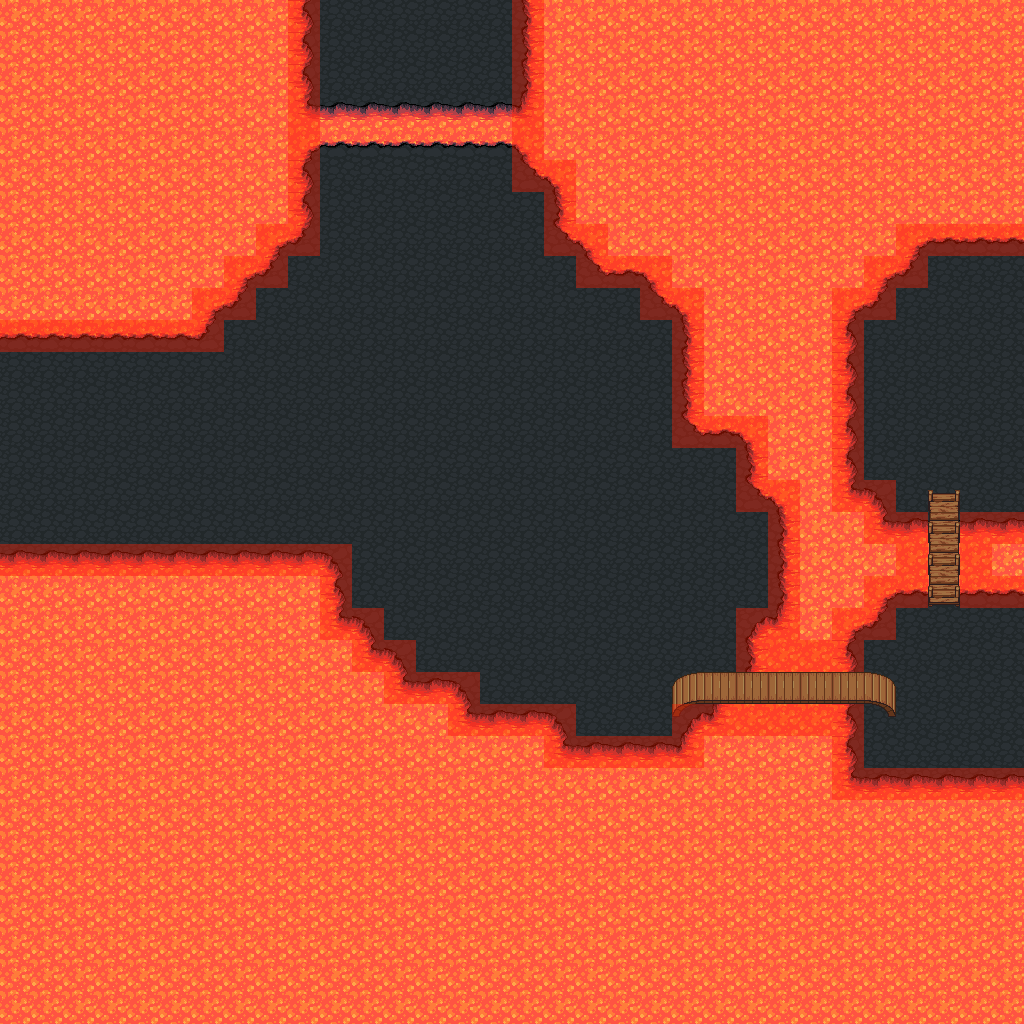

This game map was drawn from its Tiled (.tmx) file and the tilesets committed beside it. A one-line description and the trimmed map source follow:
An orthogonal 32x32 tile map with 32x32 px tiles, 3 tile layers (background, object, collision), 2 tilesets and 17 objects (13x run_once, 3x teleport, skeletonknight).

<map version="1.0" orientation="orthogonal" width="32" height="32" tilewidth="32" tileheight="32">
 <properties>
  <property name="music" value="evil_temple.ogg" />
  <property name="tileset" value="town.txt" />
  <property name="title" value="Volcano" />
 </properties>
 <tileset firstgid="1" name="tiled_collision" tilewidth="32" tileheight="32">
  <image source="tiled_collision.png" width="480" height="32" />
 </tileset>
 <tileset firstgid="16" name="generic_background" tilewidth="32" tileheight="32">
  <image source="generic_background.png" width="864" height="832" />
 </tileset>
 <layer name="background" width="32" height="32">
  <data>[1024 cells, 1024 non-empty, 14 distinct tile ids]</data>
 </layer>
 <layer name="object" width="32" height="32">
  <data>[1024 cells, 13 non-empty, 8 distinct tile ids]</data>
 </layer>
 <layer name="collision" width="32" height="32">
  <data>[1024 cells, 121 non-empty, 1 distinct tile ids]</data>
 </layer>
 <objectgroup name="enemy" width="32" height="32" />
 <objectgroup name="enemygroup" width="32" height="32">
  <object name="2 Skeleton Knights" type="skeletonknight" x="416" y="288" width="128" height="192">
   <properties>
    <property name="level" value="2,2" />
    <property name="number" value="2,2" />
   </properties>
  </object>
 </objectgroup>
 <objectgroup name="event" width="32" height="32">
  <object name="Teleport to Volcano1" type="teleport" x="0" y="352" width="32" height="192">
   <properties>
    <property name="intermap" value="volcano1.txt,30,18" />
   </properties>
  </object>
  <object name="Fire alert" type="run_once" x="320" y="160" width="192" height="96">
   <properties>
    <property name="msg" value="There might be a way to cross that small gap, but it looks deadly." />
    <property name="sfx" value="quake.ogg" />
   </properties>
  </object>
  <object name="Lava Trap" type="run_once" x="320" y="96" width="32" height="32">
   <properties>
    <property name=" " value="" />
    <property name="power" value="33" />
    <property name="power_damage" value="100,100" />
    <property name="power_path" value="0,0,10,3" />
    <property name="tooltip" value="Lava River" />
   </properties>
  </object>
  <object name="Lava Trap" type="run_once" x="352" y="96" width="32" height="32">
   <properties>
    <property name=" " value="" />
    <property name="power" value="33" />
    <property name="power_damage" value="100,100" />
    <property name="power_path" value="0,0,11,3" />
    <property name="tooltip" value="Lava River" />
   </properties>
  </object>
  <object name="Lava Trap" type="run_once" x="416" y="96" width="32" height="32">
   <properties>
    <property name=" " value="" />
    <property name="power" value="33" />
    <property name="power_damage" value="100,100" />
    <property name="power_path" value="0,0,13,3" />
    <property name="tooltip" value="Lava River" />
   </properties>
  </object>
  <object name="Lava Trap" type="run_once" x="384" y="96" width="32" height="32">
   <properties>
    <property name=" " value="" />
    <property name="power" value="33" />
    <property name="power_damage" value="100,100" />
    <property name="power_path" value="0,0,12,3" />
    <property name="tooltip" value="Lava River" />
   </properties>
  </object>
  <object name="Lava Trap" type="run_once" x="448" y="96" width="32" height="32">
   <properties>
    <property name=" " value="" />
    <property name="power" value="33" />
    <property name="power_damage" value="100,100" />
    <property name="power_path" value="0,0,14,3" />
    <property name="tooltip" value="Lava River" />
   </properties>
  </object>
  <object name="Lava Trap" type="run_once" x="480" y="96" width="32" height="32">
   <properties>
    <property name=" " value="" />
    <property name="power" value="33" />
    <property name="power_damage" value="100,100" />
    <property name="power_path" value="0,0,15,3" />
    <property name="tooltip" value="Lava River" />
   </properties>
  </object>
  <object name="Lava Trap" type="run_once" x="352" y="128" width="32" height="32">
   <properties>
    <property name=" " value="" />
    <property name="power" value="33" />
    <property name="power_damage" value="100,100" />
    <property name="power_path" value="0,0,11,4" />
    <property name="tooltip" value="Lava River" />
   </properties>
  </object>
  <object name="Lava Trap" type="run_once" x="320" y="128" width="32" height="32">
   <properties>
    <property name=" " value="" />
    <property name="power" value="33" />
    <property name="power_damage" value="100,100" />
    <property name="power_path" value="0,0,10,4" />
    <property name="tooltip" value="Lava River" />
   </properties>
  </object>
  <object name="Lava Trap" type="run_once" x="384" y="128" width="32" height="32">
   <properties>
    <property name=" " value="" />
    <property name="power" value="33" />
    <property name="power_damage" value="100,100" />
    <property name="power_path" value="0,0,12,4" />
    <property name="tooltip" value="Lava River" />
   </properties>
  </object>
  <object name="Lava Trap" type="run_once" x="416" y="128" width="32" height="32">
   <properties>
    <property name=" " value="" />
    <property name="power" value="33" />
    <property name="power_damage" value="100,100" />
    <property name="power_path" value="0,0,13,4" />
    <property name="tooltip" value="Lava River" />
   </properties>
  </object>
  <object name="Lava Trap" type="run_once" x="448" y="128" width="32" height="32">
   <properties>
    <property name=" " value="" />
    <property name="power" value="33" />
    <property name="power_damage" value="100,100" />
    <property name="power_path" value="0,0,14,4" />
    <property name="tooltip" value="Lava River" />
   </properties>
  </object>
  <object name="Lava Trap" type="run_once" x="480" y="128" width="32" height="32">
   <properties>
    <property name=" " value="" />
    <property name="power" value="33" />
    <property name="power_damage" value="100,100" />
    <property name="power_path" value="0,0,15,4" />
    <property name="tooltip" value="Lava River" />
   </properties>
  </object>
  <object name="Teleport to Volcano 4" type="teleport" x="992" y="256" width="32" height="256">
   <properties>
    <property name="intermap" value="volcano4.txt,1,23" />
   </properties>
  </object>
  <object name="Teleport to Volcano5" type="teleport" x="320" y="0" width="192" height="32">
   <properties>
    <property name="intermap" value="volcano5.txt,12,30" />
   </properties>
  </object>
 </objectgroup>
</map>
